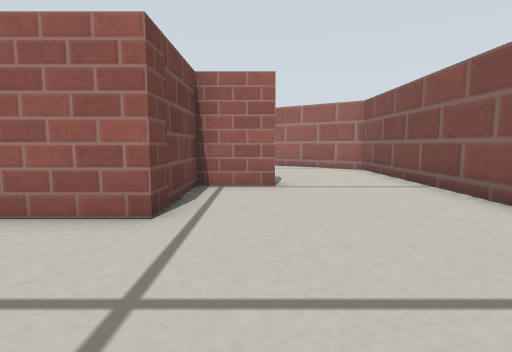
[1] (above)

16 first-person views from a walk through a Gazebo world. The camera is 0.19 m above the floor, tilts 6° down and sees 80° across. The floor is counted in squares, 0.2 m on a side. Each view is taken from the middle of a square. On the plan, view 1 faces up. The plan holds only what a view shows up to about 12 squares ahead; the rest is blank. Gazebo's built-in surfaces are drawn with simple patterns.

[2]
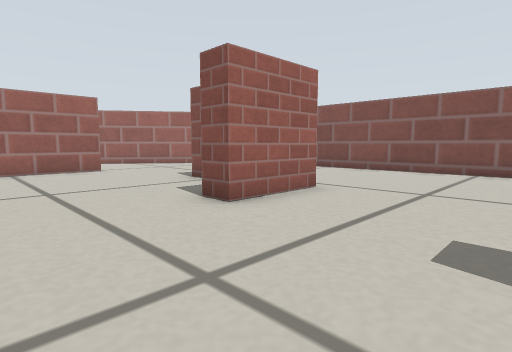

[3]
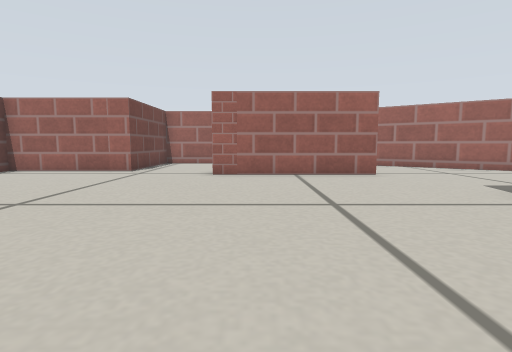

[4]
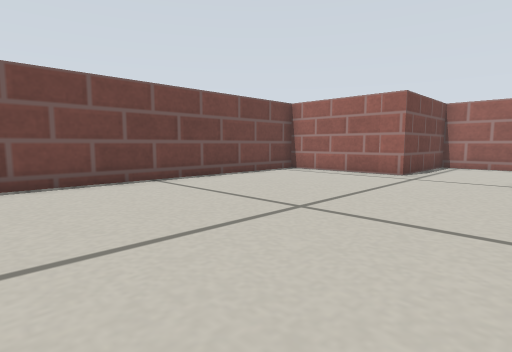

[5]
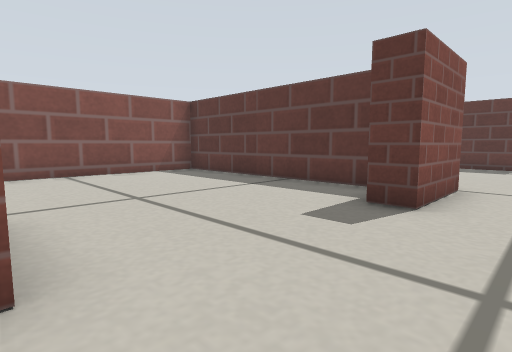

[6]
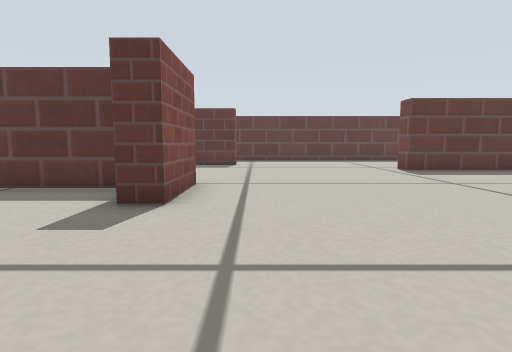

[7]
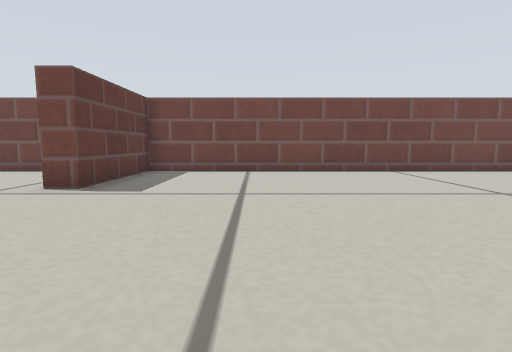

[8]
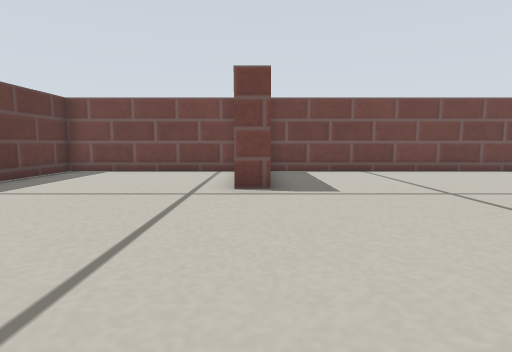

[9]
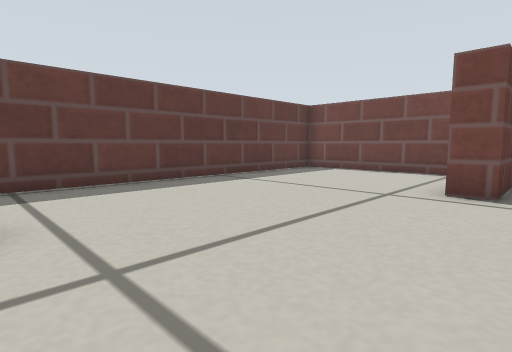

[10]
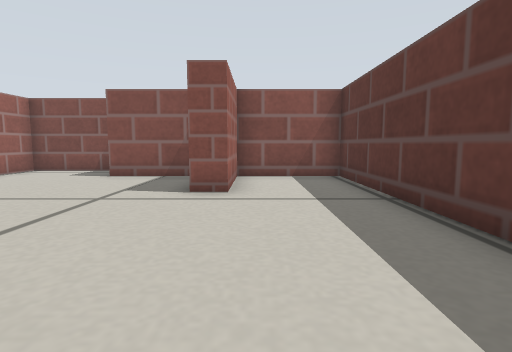

[11]
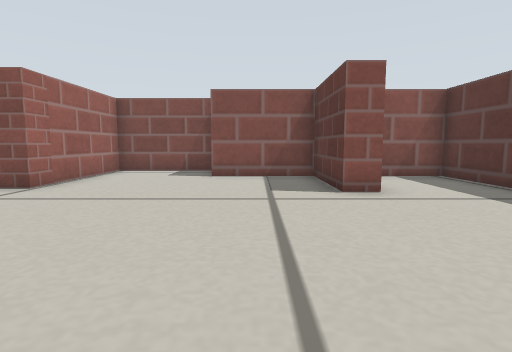

[12]
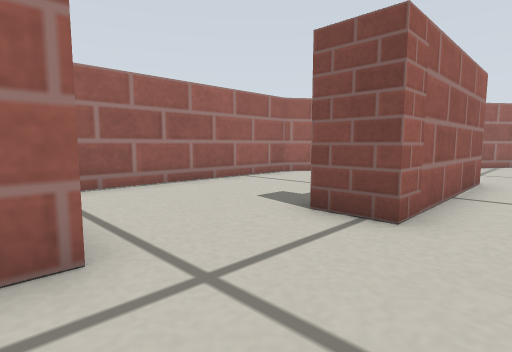

[13]
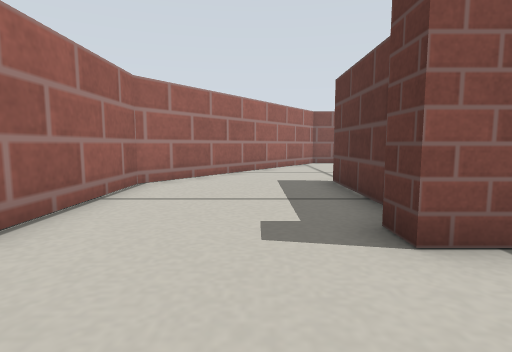

[14]
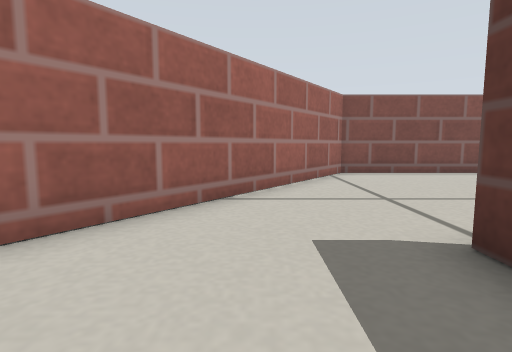

[15]
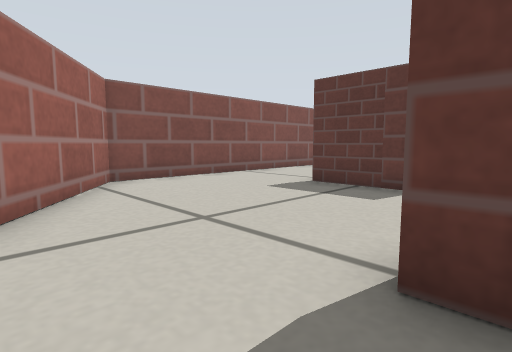

[16]
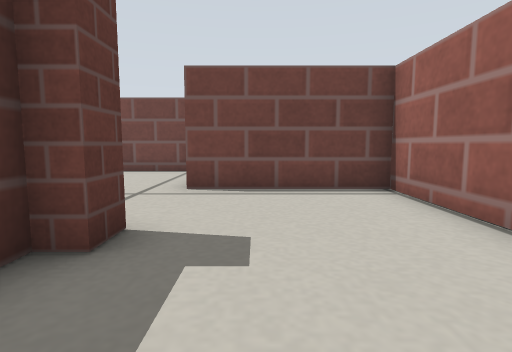

### Floor plan
Points are (right, up) in squares from view 1. A wall is a line through its corners. A room is listed if a view was taken in it or the views show most of it. See-through windows are left out.
Room 1 (views 1, 2, 3, 4, 5, 6, 7, 8, 9, 10, 11, 12, 13, 14, 15, 16)
walls: (-3.1, -2.5) (3.9, -2.5) (3.9, 11.2) (-3.8, 16.8) (-11.3, 16.8) (-11.3, 12.6) (-15.6, 12.6) (-15.6, -6.7) (-11.3, -6.7) (-11.3, -7.5); (-2.1, 7) (-2.1, 7.5) (0.5, 7.5); (0.5, 6.8) (-1.3, 6.8) (-1.3, 3.8) (-3.8, 3.8) (-3.8, 4.6); (-3.3, 11.3) (-8.3, 11.3) (-8.3, 12.6) (-7.6, 12.6) (-7.6, 12) (-3.3, 12); (-0.3, -6.5) (-0.3, -3.2) (-4.6, -3.2) (-4.6, -0.7) (-3.8, -0.7); (-15.6, -7.6) (-15.6, -13.4) (-2.1, -13.4) (-2.1, -10.5) (-5.1, -10.5) (-5.1, -9.7) (-2.1, -9.7) (-2.1, -6.6)

Where each view was taken, in squares from view 1:
view 1: 0 up, 0 right, facing up
view 2: 0 up, 7 left, facing up-right
view 3: 2 up, 7 left, facing up
view 4: 3 up, 8 left, facing up-left
view 5: 4 up, 6 left, facing down-right
view 6: 4 up, 6 left, facing down
view 7: 3 down, 5 left, facing left
view 8: 7 down, 5 left, facing left
view 9: 6 down, 5 left, facing down-left
view 10: 11 down, 11 left, facing right
view 11: 8 down, 11 left, facing right
view 12: 10 up, 12 left, facing up-right
view 13: 14 up, 11 left, facing right
view 14: 14 up, 6 left, facing right
view 15: 14 up, 4 left, facing down-right
view 16: 14 up, 5 left, facing left
